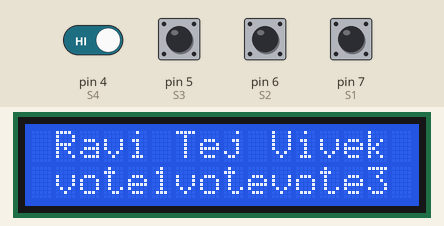
This sketch was run on a simulated Arduino Uno, built with avr-gcc and run on an emulated ATmega328P. Shown: 16×2 character LCD. The inputs (shaded band) are chosen by the test bench; at power-on: pin 4 (S4), pin 5 (S3), pin 6 (S2), pin 7 (S1) HIGH.

Above: at 1.2 s.
1.3 s: pin 4 (S4) driven LOW
4.3 s: pin 5 (S3) pulled LOW for 0.15 s
At 5.4 s:
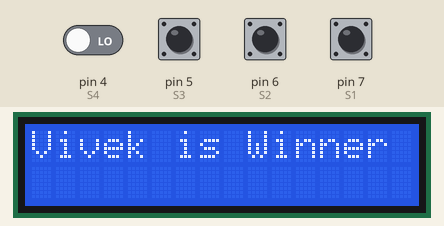
7.4 s: pin 4 (S4) driven HIGH
At 8.0 s:
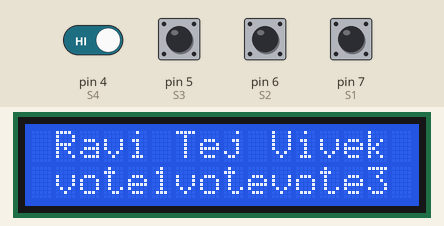
10.4 s: pin 5 (S3) pulled LOW for 1 s
12.9 s: pin 6 (S2) pulled LOW for 0.15 s
Timing chart, 0 to 15.5 s (numbered marks = the images above; inputs shaded):
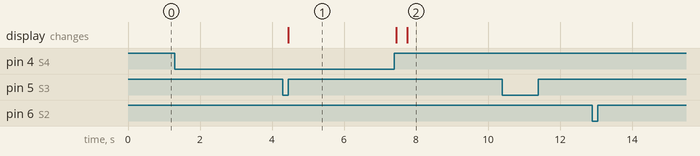

Measured:
- after the input at 1.3 s, every drawn part: stays the same
- after the input at 4.3 s, the display: changes after 0.15 s (image 1)
- after the input at 10.4 s, every drawn part: stays the same
- after the input at 12.9 s, every drawn part: stays the same

The sketch:

Voting_Machine_project.ino
```cpp
#include<LiquidCrystal.h>

LiquidCrystal lcd(13,12,11,10,9,8);
#define S1 7
#define S2 6
#define S3 5
#define S4 4
int vote1=0;
int vote2=0;
int vote3=0;
void setup()
{
  pinMode(S1,INPUT);
  pinMode(S2,INPUT);
  pinMode(S3,INPUT);
  pinMode(S4,INPUT);
  lcd.begin(16,2);
  digitalWrite(S1,HIGH);
  digitalWrite(S2,HIGH);
  digitalWrite(S3,HIGH);
  digitalWrite(S4,HIGH);
  lcd.clear();
  lcd.setCursor(1,0);
  lcd.print("Ravi");
  lcd.setCursor(6,0);
  lcd.print("Tej");
  lcd.setCursor(10,0);
  lcd.print("Vivek");
}
void loop()
{
  lcd.setCursor(1,0);
   lcd.print("Ravi");
   lcd.setCursor(1,1);
   lcd.print("vote1");
   lcd.setCursor(6,0);
   lcd.print("Tej");
   lcd.setCursor(6,1);
   lcd.print("vote2");
   lcd.setCursor(10,0);
   lcd.print("Vivek");
   lcd.setCursor(10,1);
   lcd.print("vote3");

   if(digitalRead(S1)==0)
   vote1++;
   while(digitalRead(S1)==0);

   if(digitalRead(S2)==0)
   vote2++;
   while(digitalRead(S2)==0);

   if(digitalRead(S3)==0)
   vote3++;
   while(digitalRead(S3)==0);

   if(digitalRead(S4)==0)
   {
    int vote=vote1+vote2+vote3;
    if(vote)
    {
      if(vote1>vote2 && vote1>vote3)
      {
        lcd.clear();
        lcd.print("Ravi is Winner");
        delay(3000);
        lcd.clear();
      }
      else if(vote2>vote1 && vote2>vote3)
      {
        lcd.clear();
        lcd.print("Tejas is Winner");
        delay(3000);
        lcd.clear();
      }
      else
      {
        lcd.clear();
        lcd.print("Vivek is Winner");
        delay(3000);
        lcd.clear();
      }
    }
   }
//   else
//   {
//    lcd.clear();
//    lcd.print("No Voting");
//    delay(3000);
//    lcd.clear();
//   }


 }
```
